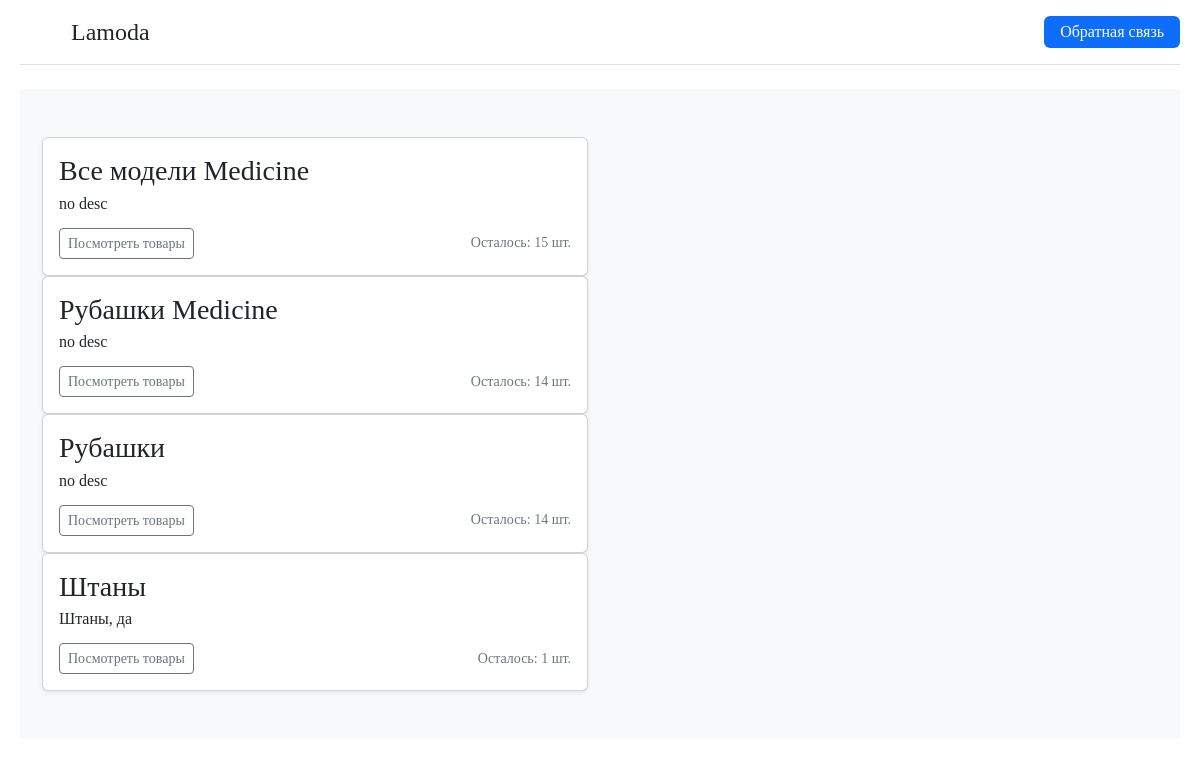
The page / on the database its author committed.
### tables this page shows
CREATE TABLE `categories` (
  `id` int(11) NOT NULL,
  `name` varchar(45) NOT NULL,
  `description` text DEFAULT NULL
);

### req.php (called while the page is built, shortened)
<?php
function createRequest($conn, $sql, $params = [])
{
    $stmt = $conn->prepare($sql);
    $stmt->execute($params);
    return $stmt;
}
function getAllCategoriesDesc($conn)
{
    $sql = "SELECT c.id,c.name,c.description, COUNT(*) AS product_count
        FROM (SELECT * FROM product_categories
        UNION
        SELECT * FROM product_main_categories ) as cats
        INNER JOIN categories as c ON c.id = cats.category_id
        INNER JOIN products as p ON cats.product_id = p.id
        WHERE p.quantity > 0
        GROUP BY cats.category_id
        ORDER BY product_count DESC;";
    $stmt = createRequest($conn, $sql);
    $categories = $stmt->fetchAll(PDO::FETCH_ASSOC);
    return $categories;
}

### index.php (the view, shortened to what this page needs)
<?php
require_once("connection.php");
require_once('req.php');
?>
<!DOCTYPE html>
<html lang="en">
<head>
    <?php
    require_once('style.php');
    require_once('header.php');
    ?>
</head>
<body>
    <div class="album py-5 bg-light">
        <div class="container">
            <div class="row row-cols-2 row-cols-sm-2 ">
                <?php
                $categories = getAllCategoriesDesc($conn);
                foreach ($categories as $category) {
                    echo "<div class='col'>";
                    echo "<div class='card shadow-sm'>";
                    echo "<div class='card-body'>";
                    echo "<h3>$category[name]</h3>";
                    echo "<p class='card-text'>$category[description]</p>";
                    echo "<div class = 'd-flex justify-content-between align-items-center'>";
                    echo "<button onclick='location.href=`products.php?cat_id=$category[id]`' type='button' class='btn btn-sm btn-outline-secondary'>Посмотреть товары</button>";
                    echo "<small class='text-muted'>Осталось: $category[product_count] шт.</small>";
                    echo "</div>";
                    echo "</div>";
                    echo "</div>";
                }
                ?>
            </div>
        </div>
    </div>
</body>
</html>

### style.php (shortened to what this page needs)
<link href="https://cdn.jsdelivr.net/npm/bootstrap@5.2.2/dist/css/bootstrap.min.css" rel="stylesheet">
<link rel="stylesheet" href="./assets/styles/style.css">

### header.php
<header class="d-flex flex-wrap justify-content-center py-3 mb-4 border-bottom">
  <a href="index.php" class="d-flex align-items-center mb-3 mb-md-0 me-md-auto text-dark text-decoration-none">
    <svg class="bi me-2" width="40" height="32">
      <use xlink:href="#bootstrap"></use>
    </svg>
    <span class="fs-4">Lamoda</span>
  </a>
  <ul class="nav nav-pills">
    <li class="nav-item"><a href="feedback.php" class="nav-link active" aria-current="page">Обратная связь</a></li>
  </ul>
</header>

### assets/styles/style.css (style rules this page uses)
body { font: 'Circe', sans-serif; font-family: 'Circe'; font-weight: 300; font-size: 16px; line-height: 1; }
div { display: block; }
a { margin-left: 3px; text-decoration: none; color: #006be5; }
svg { margin-right: 10px; }
body { margin-left: 20px; margin-right: 20px; }

### rows shown on the page
categories: name "Все модели Medicine", description "no desc", category "15"
categories: name "Рубашки Medicine", description "no desc", category "14"
categories: name "Рубашки", description "no desc", category "14"
categories: name "Штаны", description "Штаны, да", category "1"
